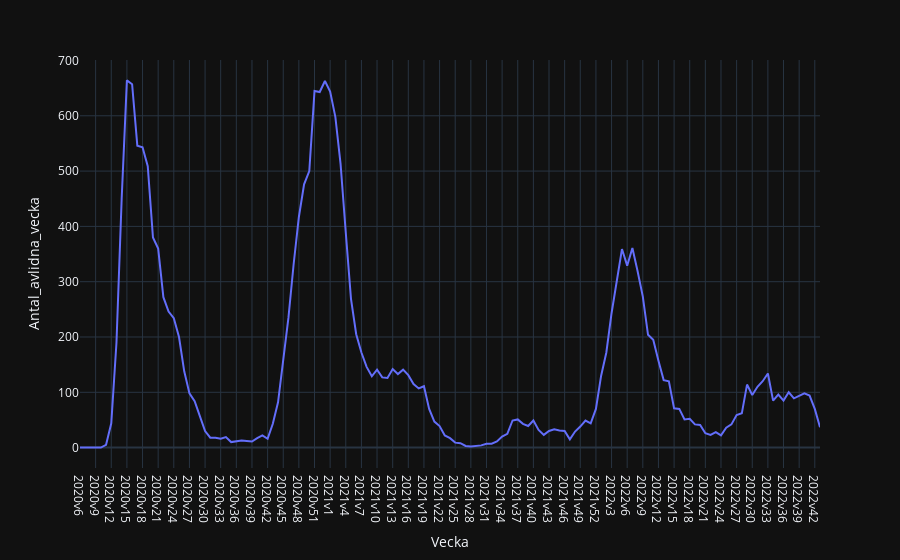

Notebook code cell kept with this figure:
### Markdown cell above
---

### Uppgift c)
Rita en linjediagram som visar avlidna fall per vecka från 2020v6 till nu.

### Code cell
import plotly_express as px # Lineplot for deceased / week
fig1c = px.line(data_frame=veckodata, x="Vecka", y="Antal_avlidna_vecka")

fig1c.show()

### Figure 1 — Plotly figure (JSON) as saved in the notebook; plotly's stock layout.template omitted (floating-point values rounded to 4 significant figures; data arrays with more than 128 entries replaced by an {"elided": "..."} marker saying what was removed)
{"data": [{"hovertemplate": "Vecka=%{x}<br>Antal_avlidna_vecka=%{y}<extra></extra>", "legendgroup": "", "line": {"color": "#636efa", "dash": "solid"}, "marker": {"symbol": "circle"}, "mode": "lines", "name": "", "orientation": "v", "showlegend": false, "type": "scatter", "x": {"elided": "143 str values"}, "xaxis": "x", "y": {"elided": "143 int values"}, "yaxis": "y"}], "layout": {"legend": {"tracegroupgap": 0}, "margin": {"t": 60}, "xaxis": {"anchor": "y", "domain": [0, 1], "title": {"text": "Vecka"}}, "yaxis": {"anchor": "x", "domain": [0, 1], "title": {"text": "Antal_avlidna_vecka"}}}}
